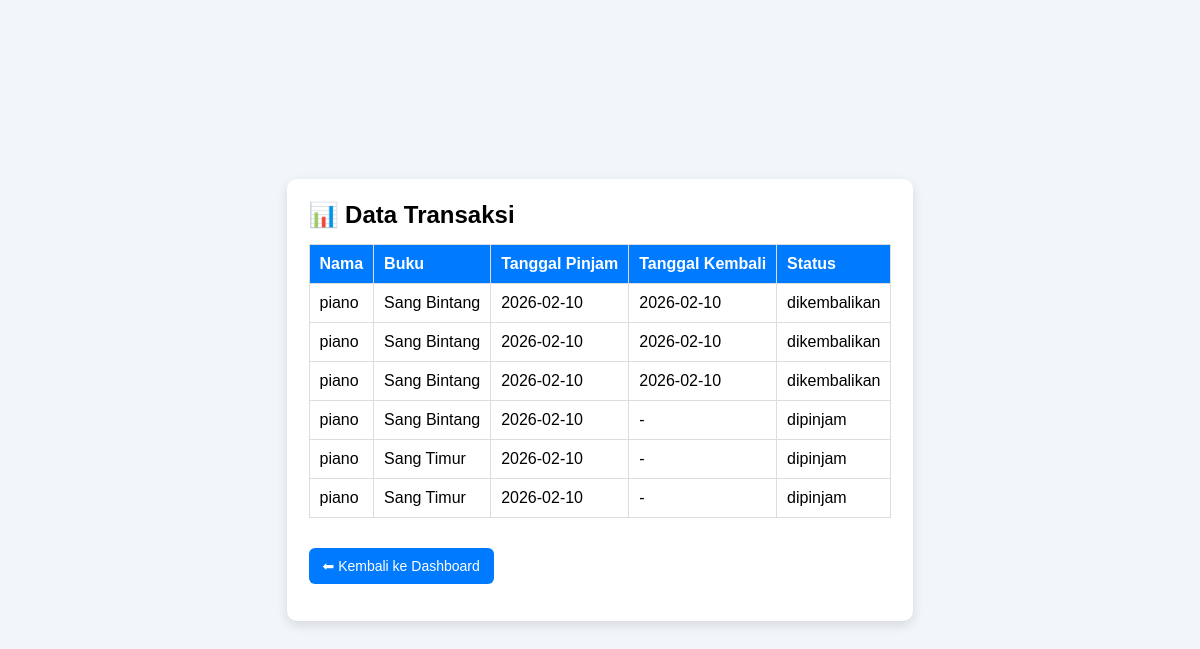
Screenshot of /perpustakaan/admin/transaksi.php (signed in) with the database file from the repository.
### tables this page shows
CREATE TABLE `transaksi` (
  `id` int NOT NULL,
  `user_id` int DEFAULT NULL,
  `buku_id` int DEFAULT NULL,
  `tanggal_pinjam` date DEFAULT NULL,
  `tanggal_kembali` date DEFAULT NULL,
  `status` enum('dipinjam','dikembalikan') DEFAULT NULL
);

CREATE TABLE `users` (
  `id` int NOT NULL,
  `nama` varchar(100) DEFAULT NULL,
  `username` varchar(50) DEFAULT NULL,
  `password` varchar(255) DEFAULT NULL,
  `role` enum('admin','anggota') DEFAULT NULL
);

CREATE TABLE `buku` (
  `id` int NOT NULL,
  `judul` varchar(150) DEFAULT NULL,
  `penulis` varchar(100) DEFAULT NULL,
  `tahun` int DEFAULT NULL,
  `stok` int DEFAULT NULL
);

### perpustakaan/admin/transaksi.php (the view, shortened to what this page needs)
<?php
include "../config/koneksi.php";
?>
<!DOCTYPE html>
<html>
<head>
<link rel="stylesheet" href="../assets/style.css">
</head>
<body>
<div class="container">
    <div class="dashboard-card">
        <h2>📊 Data Transaksi</h2>
        <table>
            <tr>
                <th>Nama</th>
                <th>Buku</th>
                <th>Tanggal Pinjam</th>
                <th>Tanggal Kembali</th>
                <th>Status</th>
            </tr>
            <?php
            $data = mysqli_query($conn, "
            SELECT transaksi.*, users.nama, buku.judul
            FROM transaksi
            JOIN users ON transaksi.user_id = users.id
            JOIN buku ON transaksi.buku_id = buku.id
            ");
            while ($t = mysqli_fetch_assoc($data)) {
                echo "<tr>
                <td>$t[nama]</td>
                <td>$t[judul]</td>
                <td>$t[tanggal_pinjam]</td>
                <td>" . ($t['tanggal_kembali'] ?? '-') . "</td>
                <td>$t[status]</td>
                </tr>";
            }
            ?>
        </table>
        <div class="nav" style="margin-top:15px;">
            <a href="dashboard.php">⬅ Kembali ke Dashboard</a>
        </div>
    </div>
</div>
</body>
</html>

### perpustakaan/assets/style.css (style rules this page uses)
* { margin: 0; padding: 0; box-sizing: border-box; font-family: Arial, sans-serif; }
body { background: #3bb3d1; height: 100vh; display: flex; justify-content: center; align-items: center; }
a { display: block; margin-top: 15px; text-decoration: none; color: #007bff; }
body { background: #f2f5f9; min-height: 100vh; padding: 20px; }
.container { max-width: 950px; margin: auto; }
.dashboard-card { background: #fff; padding: 22px; border-radius: 10px; box-shadow: 0px 4px 12px rgba(0,0,0,0.12); }
h2 { margin-bottom: 10px; }
.nav { margin: 15px 0; display: flex; gap: 10px; flex-wrap: wrap; }
.nav a { text-decoration: none; background: #007bff; color: white; padding: 9px 14px; border-radius: 6px; font-size: 14px; }
table { width: 100%; border-collapse: collapse; margin-top: 15px; }
table th, table td { border: 1px solid #ddd; padding: 10px; text-align: left; }
table th { background: #007bff; color: white; }
.dashboard-card { background: white; padding: 22px; border-radius: 10px; box-shadow: 0px 4px 12px rgba(0,0,0,0.12); }
h2 { margin-bottom: 12px; }
.nav { margin-top: 15px; display: flex; flex-wrap: wrap; gap: 10px; }
.nav a { text-decoration: none; background: #007bff; color: white; padding: 10px 14px; border-radius: 6px; font-size: 14px; transition: 0.2s; }

### rows the page displays
transaksi: user.nama "piano", buku.judul "Sang Bintang", tanggal_pinjam "2026-02-10", tanggal_kembali "2026-02-10", status "dikembalikan"
transaksi: user.nama "piano", buku.judul "Sang Bintang", tanggal_pinjam "2026-02-10", tanggal_kembali "2026-02-10", status "dikembalikan"
transaksi: user.nama "piano", buku.judul "Sang Bintang", tanggal_pinjam "2026-02-10", tanggal_kembali "2026-02-10", status "dikembalikan"
transaksi: user.nama "piano", buku.judul "Sang Bintang", tanggal_pinjam "2026-02-10", tanggal_kembali "-", status "dipinjam"
transaksi: user.nama "piano", buku.judul "Sang Timur", tanggal_pinjam "2026-02-10", tanggal_kembali "-", status "dipinjam"
transaksi: user.nama "piano", buku.judul "Sang Timur", tanggal_pinjam "2026-02-10", tanggal_kembali "-", status "dipinjam"
